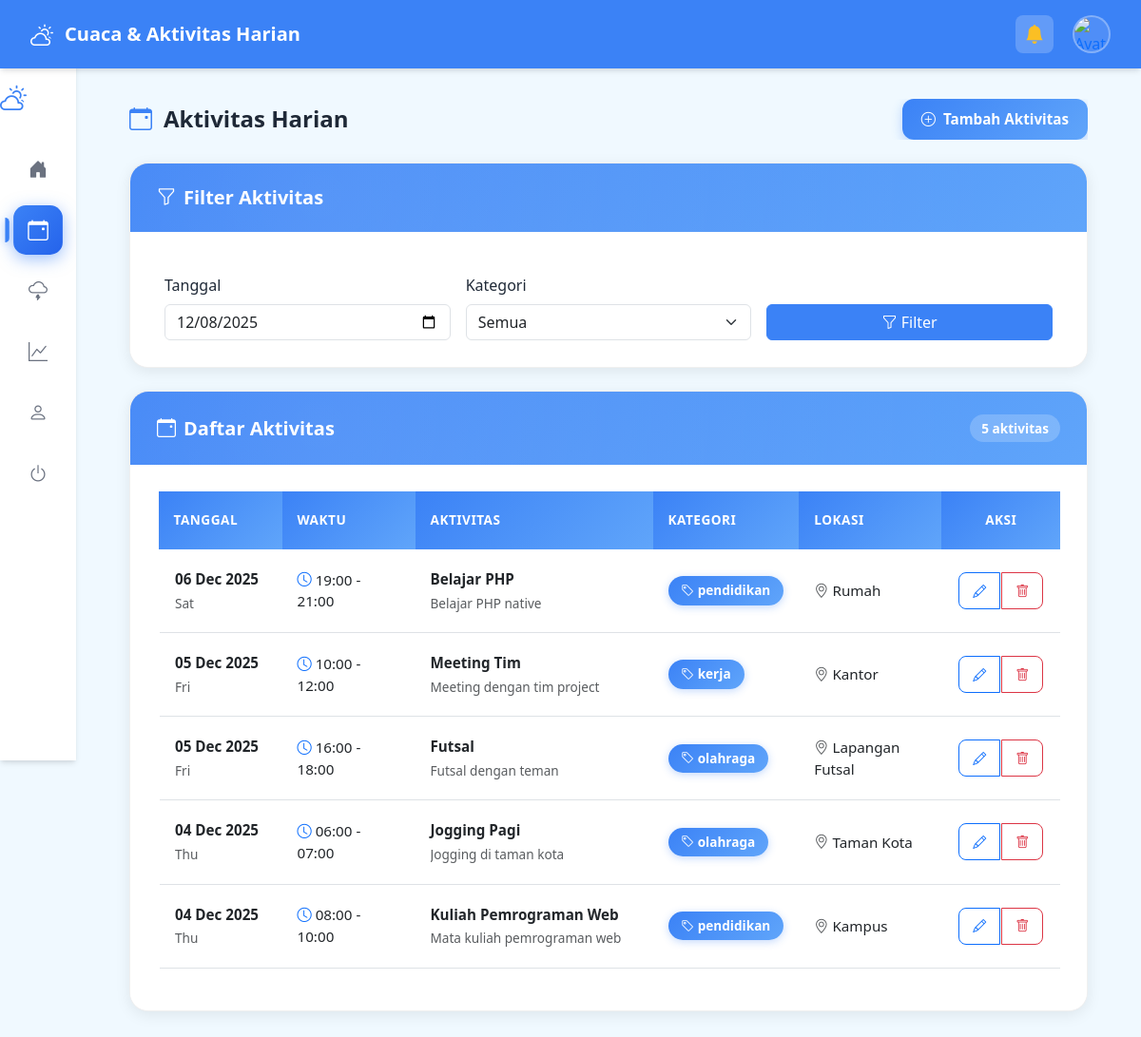
The page /activities/index.php (signed in) on the database its author committed.
### tables this page shows
CREATE TABLE `activities` (
  `id` int NOT NULL,
  `user_id` int NOT NULL,
  `title` varchar(255) NOT NULL,
  `description` text,
  `category` varchar(100) NOT NULL,
  `activity_date` date NOT NULL,
  `start_time` time DEFAULT NULL,
  `end_time` time DEFAULT NULL,
  `location` varchar(255) DEFAULT NULL,
  `created_at` timestamp NULL DEFAULT CURRENT_TIMESTAMP,
  `updated_at` timestamp NULL DEFAULT CURRENT_TIMESTAMP ON UPDATE CURRENT_TIMESTAMP
);

### config/config.php (called while the page is built, shortened)
<?php
function base_url($path = '') {
    return APP_URL . '/' . ltrim($path, '/');
}
function isAdmin() {
    return isset($_SESSION['user_role']) && $_SESSION['user_role'] === 'admin';
}

### app/Models/Activity.php (called while the page is built, shortened)
<?php
require_once __DIR__ . '/../../config/config.php';
class Activity {
    private $conn;
    private $table = 'activities';
    public function __construct($db) {
        $this->conn = $db;
    }
    public function read($user_id = null, $date = null) {
        if ($user_id && !isAdmin()) {
            $query = "SELECT a.*, u.name as user_name
                      FROM " . $this->table . " a
                      LEFT JOIN users u ON a.user_id = u.id
                      WHERE a.user_id = :user_id";
            $params = [':user_id' => $user_id];
            $query .= " ORDER BY a.activity_date DESC, a.start_time ASC";
        }
        $stmt = $this->conn->prepare($query);
        foreach ($params as $key => $value) {
            $stmt->bindValue($key, $value);
        }
        $stmt->execute();
        return $stmt->fetchAll();
    }
}

### activities/index.php (the view, shortened to what this page needs)
<?php
require_once __DIR__ . '/../config/config.php';
require_once __DIR__ . '/../app/Models/Activity.php';
$user_id = $_SESSION['user_id'];
$activity = new Activity($db);
$date_filter = $_GET['date'] ?? null;
$activities = $activity->read($user_id, $date_filter);
include '../includes/header.php';
?>
<div class="container-fluid">
    <div class="row">
        <aside class="sidebar-modern d-none d-md-block">
            <div class="sidebar-header">
                <i class="bi bi-cloud-sun fs-3"></i>
            </div>
            <nav class="sidebar-nav">
                <a href="<?php echo base_url('dashboard.php'); ?>" class="nav-item" title="Dashboard">
                    <i class="bi bi-house-door-fill"></i>
                </a>
                <a href="<?php echo base_url('activities/index.php'); ?>" class="nav-item active" title="Aktivitas">
                    <i class="bi bi-calendar-event"></i>
                </a>
                <a href="<?php echo base_url('weather/index.php'); ?>" class="nav-item" title="Cuaca">
                    <i class="bi bi-cloud-lightning"></i>
                </a>
                    <a href="<?php echo base_url('analytics.php'); ?>" class="nav-item" title="Analitik">
                        <i class="bi bi-graph-up"></i>
                    </a>
                    <a href="<?php echo base_url('profile.php'); ?>" class="nav-item" title="Profile">
                        <i class="bi bi-person"></i>
                    </a>
                <a href="<?php echo base_url('auth/logout.php'); ?>" class="nav-item" title="Logout">
                    <i class="bi bi-power"></i>
                </a>
            </nav>
        </aside>
        <div class="col-md-10 activities-main-content">
            <div class="p-4" style="padding-top: 3rem !important;">
                <div class="d-flex justify-content-between align-items-center mb-4 d-none d-md-flex activities-header" style="flex-wrap: wrap; gap: 1rem; width: 100%; max-width: 100%; box-sizing: border-box; position: relative; z-index: 1; margin-top: 0;">
                    <h2 style="font-size: 1.75rem; font-weight: 700; color: var(--text-color); display: flex; align-items: center; gap: 0.75rem; margin: 0; flex: 1; min-width: 0;">
                        <i class="bi bi-calendar-event" style="color: var(--primary-color);"></i> Aktivitas Harian
                    </h2>
                    <a href="<?php echo base_url('activities/create.php'); ?>" class="btn btn-primary btn-tambah-aktivitas" style="background: linear-gradient(135deg, #3b82f6 0%, #60a5fa 100%); border: none; padding: 0.75rem 1.5rem; font-weight: 600; border-radius: 12px; box-shadow: 0 4px 12px rgba(59, 130, 246, 0.3); transition: all 0.3s ease; white-space: nowrap; flex-shrink: 0; position: relative; z-index: 10;">
                        <i class="bi bi-plus-circle"></i> Tambah Aktivitas
                    </a>
                </div>
                <div class="card card-modern mb-4 d-none d-md-block">
                    <div class="card-header-modern">
                        <h3><i class="bi bi-funnel"></i> Filter Aktivitas</h3>
                    </div>
                    <div class="card-body-modern">
                        <form method="GET" class="row g-3">
                            <div class="col-md-4">
                                <label class="form-label">Tanggal</label>
                                <input type="date" class="form-control" name="date" value="<?php echo $date_filter ?? date('Y-m-d'); ?>">
                            </div>
                            <div class="col-md-4">
                                <label class="form-label">Kategori</label>
                                <select class="form-select" name="category">
                                    <option value="">Semua</option>
                                </select>
                            </div>
                            <div class="col-md-4 d-flex align-items-end">
                                <button type="submit" class="btn btn-primary w-100">
                                    <i class="bi bi-funnel"></i> Filter
                                </button>
                            </div>
                        </form>
                    </div>
                </div>
                <div class="card card-modern d-none d-md-block">
                    <div class="card-header-modern">
                        <div class="d-flex justify-content-between align-items-center">
                            <h3 class="mb-0"><i class="bi bi-calendar-event"></i> Daftar Aktivitas</h3>
                            <span class="badge" style="background: rgba(255,255,255,0.2); color: white; padding: 0.5rem 0.75rem; border-radius: 20px; font-size: 0.85rem;"><?php echo count($activities); ?> aktivitas</span>
                        </div>
                    </div>
                    <div class="card-body-modern">
                        <?php if (empty($activities)): ?>
                            <div class="text-center py-5">
                                <i class="bi bi-calendar-x fs-1 text-muted"></i>
                                <p class="text-muted mt-3">Tidak ada aktivitas</p>
                                <a href="<?php echo base_url('activities/create.php'); ?>" class="btn btn-primary mt-2">
                                    <i class="bi bi-plus-circle"></i> Tambah Aktivitas
                                </a>
                            </div>
                        <?php else: ?>
                            <div class="table-responsive">
                                <table class="table table-hover align-middle">
                                    <thead class="table-light">
                                        <tr>
                                            <th style="width: 120px;">Tanggal</th>
                                            <th style="width: 150px;">Waktu</th>
                                            <th>Aktivitas</th>
                                            <th style="width: 120px;">Kategori</th>
                                            <th style="width: 150px;">Lokasi</th>
                                            <th style="width: 100px;" class="text-center">Aksi</th>
                                        </tr>
                                    </thead>
                                    <tbody>
                                        <?php foreach ($activities as $act): ?>
                                        <tr>
                                            <td>
                                                <div class="fw-bold"><?php echo date('d M Y', strtotime($act['activity_date'])); ?></div>
                                                <small class="text-muted"><?php echo date('D', strtotime($act['activity_date'])); ?></small>
                                            </td>
                                            <td>
                                                <?php if ($act['start_time'] && $act['end_time']): ?>
                                                    <i class="bi bi-clock text-primary"></i> <?php echo date('H:i', strtotime($act['start_time'])); ?> - <?php echo date('H:i', strtotime($act['end_time'])); ?>
                                                <?php else: ?>
                                                    <span class="text-muted">-</span>
                                                <?php endif; ?>
                                            </td>
                                            <td>
                                                <div class="fw-bold mb-1"><?php echo htmlspecialchars($act['title']); ?></div>
                                                <?php if ($act['description']): ?>
                                                    <small class="text-muted d-block" style="max-width: 300px; overflow: hidden; text-overflow: ellipsis; white-space: nowrap;">
                                                        <?php echo htmlspecialchars($act['description']); ?>
                                                    </small>
                                                <?php endif; ?>
                                            </td>
                                            <td>
                                                <span class="badge" style="background: linear-gradient(135deg, #3b82f6 0%, #60a5fa 100%); color: white; padding: 0.5rem 0.875rem; border-radius: 20px; font-weight: 600; font-size: 0.85rem; box-shadow: 0 2px 8px rgba(59, 130, 246, 0.3);">
                                                    <i class="bi bi-tag"></i> <?php echo htmlspecialchars($act['category']); ?>
                                                </span>
                                            </td>
                                            <td>
                                                <?php if ($act['location']): ?>
                                                    <i class="bi bi-geo-alt text-muted"></i> <?php echo htmlspecialchars($act['location']); ?>
                                                <?php else: ?>
                                                    <span class="text-muted">-</span>
                                                <?php endif; ?>
                                            </td>
                                            <td class="text-center">
                                                <div class="btn-group" role="group">
                                                    <a href="<?php echo base_url('activities/edit.php?id=' . $act['id']); ?>" class="btn btn-sm btn-outline-primary" title="Edit">
                                                        <i class="bi bi-pencil"></i>
                                                    </a>
                                                    <a href="<?php echo base_url('activities/delete.php?id=' . $act['id']); ?>" class="btn btn-sm btn-outline-danger" onclick="return confirm('Hapus aktivitas ini?')" title="Hapus">
                                                        <i class="bi bi-trash"></i>
                                                    </a>
                                                </div>
                                            </td>
                                        </tr>
                                        <?php endforeach; ?>
                                    </tbody>
                                </table>
                            </div>
                        <?php endif; ?>
                    </div>
                </div>
            </div>
        </div>
    </div>
</div>
<?php include '../includes/footer.php'; ?>

### assets/css/style.css (style rules this page uses)
:root { --primary-color: #3b82f6; --secondary-color: #60a5fa; --bg-color: #f0f9ff; --card-bg: #ffffff; --text-color: #1f2937; --text-muted: #6b7280; --border-radius: 16px; --shadow: 0 4px 6px -1px rgba(0, 0, 0, 0.1), 0 2px 4px -1px rgba(0, 0, 0, 0.06); --shadow-lg: 0 10px 15px -3px rgba(0, 0, 0, 0.1), 0 4px 6px -2px rgba(0, 0, 0, 0.05); }
html { overflow-x: hidden; width: 100%; max-width: 100vw; }
html, body { overflow-x: hidden !important; width: 100% !important; max-width: 100vw !important; }
* { box-sizing: border-box; }
body { font-family: 'Segoe UI', Tahoma, Geneva, Verdana, sans-serif; background: var(--bg-color); margin: 0; padding: 0; overflow-x: hidden; width: 100%; max-width: 100vw; }
.sidebar-modern { width: 80px; background: var(--card-bg); box-shadow: var(--shadow); display: flex; flex-direction: column; align-items: center; padding: 1.5rem 0; position: fixed; top: 56px; left: 0; height: calc(100vh - 56px); z-index: 100; overflow-y: auto; overflow-x: hidden; }
.sidebar-header { margin-bottom: 2rem; color: var(--primary-color); }
.sidebar-nav { display: flex; flex-direction: column; gap: 1rem; width: 100%; align-items: center; }
.nav-item { width: 48px; height: 48px; display: flex; align-items: center; justify-content: center; border-radius: 12px; color: var(--text-muted); text-decoration: none; transition: all 0.3s ease; font-size: 1.25rem; position: relative; }
.nav-item.active { background: linear-gradient(135deg, #3b82f6 0%, #2563eb 100%); color: white; box-shadow: 0 4px 16px rgba(59, 130, 246, 0.5); transform: scale(1.08); font-weight: 600; }
.nav-item.active::before { content: ''; position: absolute; left: -8px; top: 50%; transform: translateY(-50%); width: 4px; height: 24px; background: var(--primary-color); border-radius: 0 4px 4px 0; box-shadow: 0 2px 8px rgba(59, 130, 246, 0.4); }
.card-modern { background: var(--card-bg); border-radius: 20px; box-shadow: 0 4px 16px rgba(0, 0, 0, 0.08); overflow: hidden; transition: all 0.3s ease; width: 100%; max-width: 100%; box-sizing: border-box; margin-bottom: 0; border: 1px solid rgba(0, 0, 0, 0.06); position: relative; }
.card-modern::before { content: ''; position: absolute; top: 0; left: 0; right: 0; height: 4px; background: linear-gradient(90deg, #3b82f6 0%, #60a5fa 100%); opacity: 0; transition: opacity 0.3s ease; }
.card-header-modern { background: linear-gradient(135deg, #3b82f6 0%, #60a5fa 100%); color: white; padding: 1.5rem 1.75rem; border-bottom: none; position: relative; overflow: hidden; }
.card-header-modern::after { content: ''; position: absolute; top: -50%; right: -20%; width: 200%; height: 200%; background: radial-gradient(circle, rgba(255,255,255,0.1) 0%, transparent 70%); pointer-events: none; }
.card-header-modern h3 { position: relative; z-index: 1; margin: 0; font-size: 1.25rem; font-weight: 600; display: flex; align-items: center; gap: 0.5rem; color: white; }
.card-body-modern { padding: 1.75rem; background: var(--card-bg); }
@media (min-width: 1024px) and (max-width: 1399px) { .card-modern { width: 100%; max-width: 100%; box-sizing: border-box; } }
@media (min-width: 1024px) and (max-width: 1399px) { .table th { font-weight: 600; text-transform: uppercase; font-size: 0.85rem; letter-spacing: 0.5px; } }

### rows shown on the page
activities: activity_date "06 Dec 2025", activity_date "Sat", start_time "19:00", end_time "21:00", title "Belajar PHP", description "Belajar PHP native", category "pendidikan", location "Rumah"
activities: activity_date "05 Dec 2025", activity_date "Fri", start_time "10:00", end_time "12:00", title "Meeting Tim", description "Meeting dengan tim project", category "kerja", location "Kantor"
activities: activity_date "05 Dec 2025", activity_date "Fri", start_time "16:00", end_time "18:00", title "Futsal", description "Futsal dengan teman", category "olahraga", location "Lapangan Futsal"
activities: activity_date "04 Dec 2025", activity_date "Thu", start_time "06:00", end_time "07:00", title "Jogging Pagi", description "Jogging di taman kota", category "olahraga", location "Taman Kota"
activities: activity_date "04 Dec 2025", activity_date "Thu", start_time "08:00", end_time "10:00", title "Kuliah Pemrograman Web", description "Mata kuliah pemrograman web", category "pendidikan", location "Kampus"

### other values the page prints
APP_NAME "Cuaca & Aktivitas Harian"
count($activities) "5"
